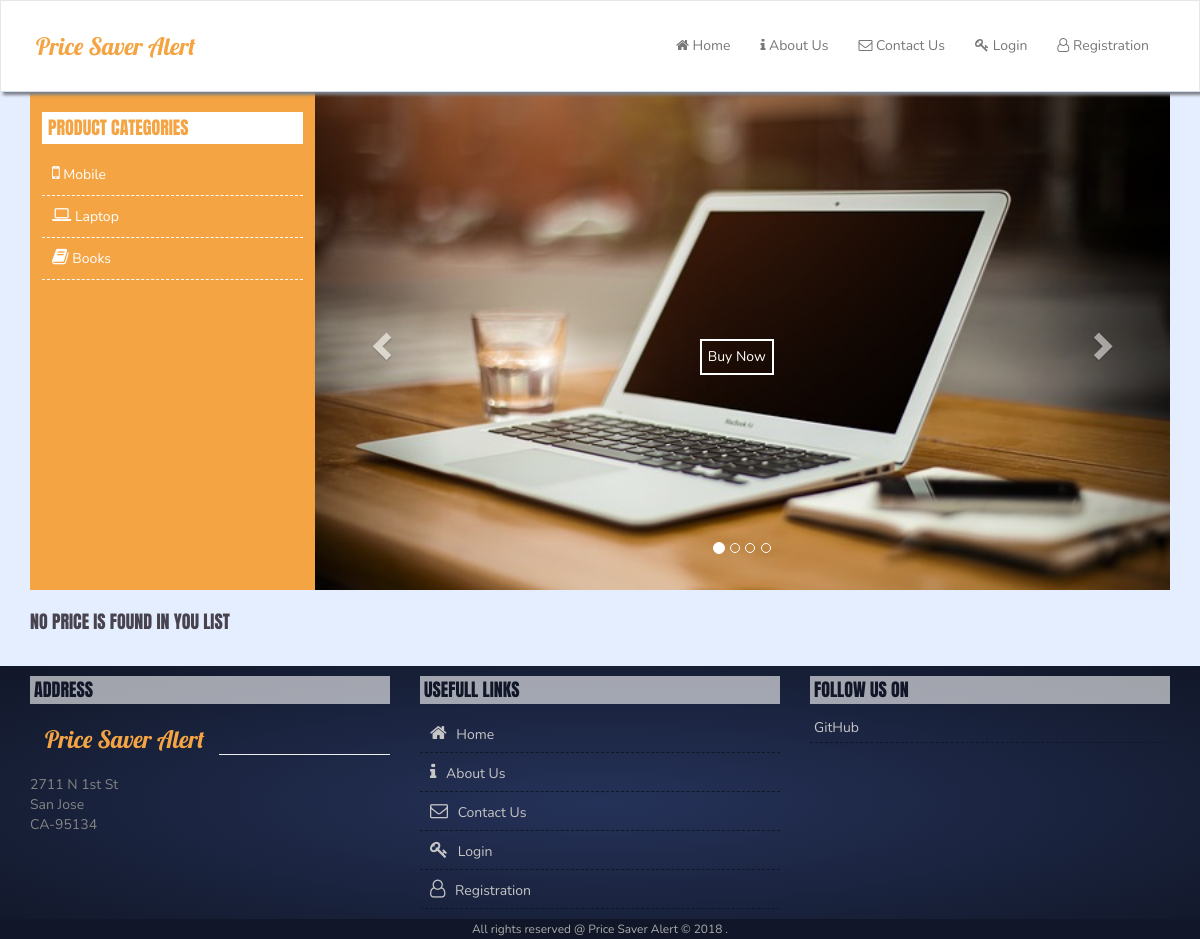
The app's page /you_price.php with its own data.
### tables this page shows
CREATE TABLE `category` (
  `c_id` int(11) NOT NULL,
  `cat_name` varchar(100) NOT NULL,
  `cat_icon` varchar(18) NOT NULL,
  `label` text NOT NULL,
  `date` datetime NOT NULL
);

### you_price.php (the view, shortened to what this page needs)
<?php
include_once('header.php');
?>
		<div class="container">
			<?php
			$user_price_query="SELECT products.p_title,products.p_price,user_price.id,user_price.price,user_price.date FROM  products LEFT JOIN user_price ON products.pid=user_price.p_id WHERE user_price.u_id='".$_SESSION['uid']."'";
			$user_price_result=mysqli_query($con,$user_price_query);
			?>
			<div class="col-md-3 col-xs-12 no-padding" id="all_cat">
				<ul>
					<li><h4>Product Categories</h4></li>
					<?php
						$cat_sql="SELECT * FROM category ORDER BY c_id ASC";
						$cat_result=mysqli_query($con,$cat_sql);
						if(mysqli_num_rows($cat_result)){
						while($cat=mysqli_fetch_assoc($cat_result)){
					?>
					<li><a href="product.php?c_id=<?php echo $cat['c_id']; ?>"><span class="fa <?php echo $cat['cat_icon']; ?>"></span> <?php echo $cat['cat_name']; ?></a></li>
					<?php }
					}
					else{
						echo '<li><h4>No Category Found</h4><li>';
					}
					?>
				</ul>
			</div>
			<div class="col-md-9 col-xs-12 no-padding" id="banner">
				<div id="myCarousel" class="carousel slide" data-ride="carousel">
			    <ol class="carousel-indicators">
			      <li data-target="#myCarousel" data-slide-to="0" class="active"></li>
			      <li data-target="#myCarousel" data-slide-to="1"></li>
			      <li data-target="#myCarousel" data-slide-to="2"></li>
			      <li data-target="#myCarousel" data-slide-to="3"></li>
			    </ol>
			    <div class="carousel-inner">
			      <div class="item active">
			        <img src="assets/images/laptop.jpg" alt="Laptop" style="width:100%;">
			        <a href="product.php?c_id=2"><button type="button" class="buyNow">Buy Now</button></a>
			      </div>
			    </div>
			    <a class="left carousel-control" href="#myCarousel" data-slide="prev">
			      <span class="glyphicon glyphicon-chevron-left"></span>
			    </a>
			    <a class="right carousel-control" href="#myCarousel" data-slide="next">
			      <span class="glyphicon glyphicon-chevron-right"></span>
			    </a>
			  </div>
			</div>
			<div class="row">
				<div class="col-md-12 col-xs-12 xol-sm-12 product-wrapper">
					<?php if(mysqli_num_rows($user_price_result)>0){
					?>
						<h3>All Of Your Wish Price</h3>
						<div class="table table-responsive">
							<table class="table table-hover">
								<thead>
									<tr>
										<th>Sl No.</th>
										<th>Product Name</th>
										<th>Original Price</th>
										<th>Your Price</th>
										<th>Your Entry Date</th>
										<th>[Edit Price]</th>
									</tr>
								</thead>
								<tbody>
									<?php
									$count=1;
									while($price=mysqli_fetch_assoc($user_price_result)){
									?>
										<tr>
											<td><?php echo $count ?></td>
											<td><?php echo $price['p_title']; ?></td>
											<td><?php echo '$'.$price['p_price'];?></td>
											<td><?php echo '$'.$price['price']; ?></td>
											<td><?php echo $price['date']; ?></td>
											<td><a href="edit_your_price.php?id=<?php echo $price['id']; ?>"><span class="fa fa-pencil"></span></a></td>
										</tr>
									<?php $count++; } ?>
								</tbody>
							</table>
						</div>
					<?php
					}
					else{
						echo "<h4>No Price Is Found In You List</h4>";
					}
					?>
				</div>
			</div>
		</div>
<?php include_once('footer.php'); ?>

### assets/css/custom.css (style rules this page uses)
h1,h2,h3,h4,h5 { font-family: 'Playfair Display', serif; font-family: 'Anton', sans-serif; text-transform: uppercase; color: #47434f; }
body { margin: 0; padding: 0; font-family: 'Nunito', sans-serif; background-color: #e5eeff; }
* { outline: none !important; }
.no-padding { padding: 0; margin: 0; }
#all_cat,#banner,#top_three { display: block; margin-top: 190px; opacity: 0.2; -webkit-transition: all 0.5s ease; -moz-transition: all 0.5s ease; -ms-transition: all 0.5s ease; -o-transition: all 0.5s ease; transition: all 0.5s ease; }
#all_cat.onload-top,#banner.onload-top,#top_three.onload-top { margin-top: 90px; opacity: 1; }
.mainWrapper #all_cat ul { padding: 0; margin: 0; list-style: none; background-color: #f4a442; padding: 12px; min-height: 500px; }
.mainWrapper #all_cat ul li h4 { background-color: #FFF; color: #f4a442; padding: 6px; }
.mainWrapper #all_cat ul li a { display: block; padding: 10px; color: #FFF; border-bottom: 1px dashed #FFF; position: relative; overflow: hidden; -webkit-transition: all 0.8s ease; -moz-transition: all 0.8s ease; -ms-transition: all 0.8s ease; -o-transition: all 0.8s ease; transition: all 0.8s ease; z-index: 9; }
.mainWrapper #all_cat ul li a::before { content: ''; position: absolute; left: 50%; top: -50%; width: 0%; height: 200%; border-radius: 50%; opacity: 1; background-color: rgba(255, 255, 255, 0.4); -webkit-transition: all 0.8s ease; -moz-transition: all 0.8s ease; -ms-transition: all 0.8s ease; -o-transition: all 0.8s ease; transition: all 0.8s ease; z-index: -1; }
.mainWrapper #all_cat ul li a .fa { font-size: 18px; }
.product-wrapper { margin: 12px 0; }
.carousel-inner { max-height: 500px; }
.carousel-inner .item { position: relative; }
.carousel-inner .item a { position: absolute; bottom: 50%; left: 45%; }
button.buyNow { background-color: transparent; border: 2px solid #FFF; color: #FFF; padding: 6px; }

### records on screen
category: cat_name "Mobile"
category: cat_name "Laptop"
category: cat_name "Books"
